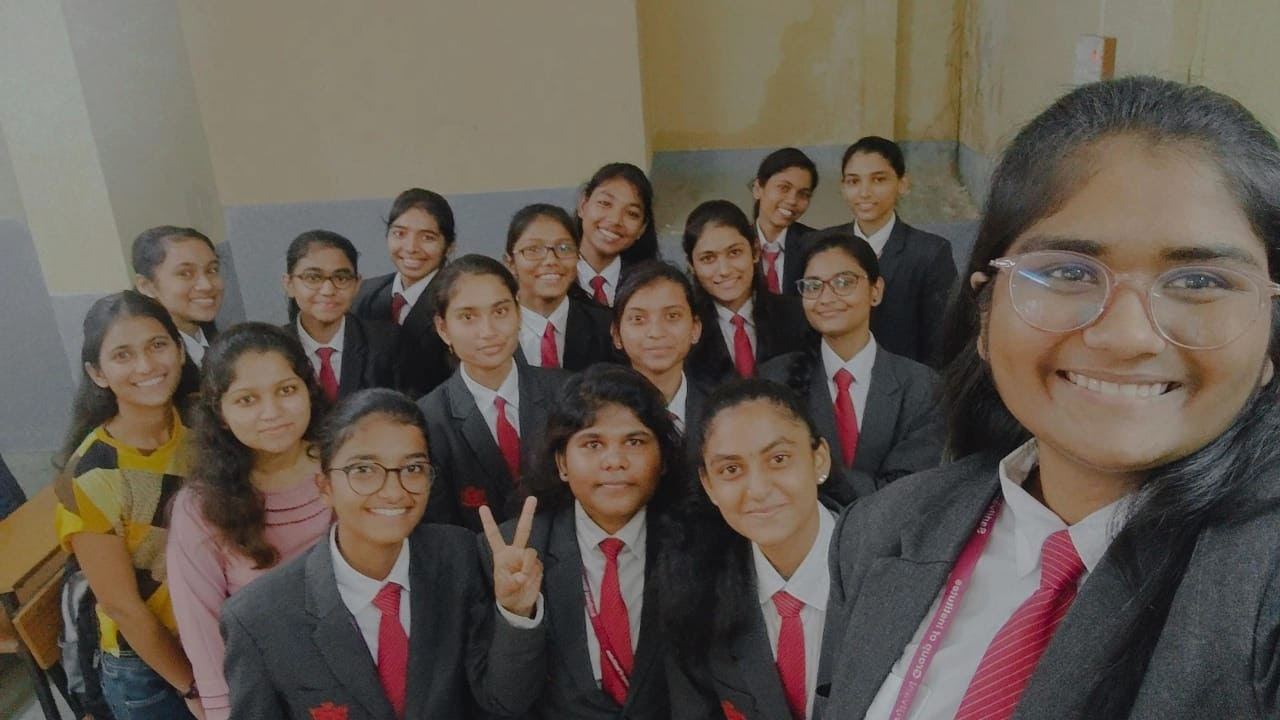
#> input picture Multi.jpg, 1280 x 720 px
$ python FD_Multi.py
#> lines starting #> are read from the running program, lines starting #| are printed output that depends on the picture; after the words box and inside, x2 and y2 are one past the last pixel; in counts of white or black regions, pixels touching at a corner belong together
#pip install opencv-python

import cv2
from random import randrange as r
#can work with only greyscale
#only use with black and white image only
#____________________________________________________________________________________


trainedData=cv2.CascadeClassifier("Face.xml")
#load dataset
#classifer to find image from face.xml
#____________________________________________________________________________________

img1=cv2.imread('Multi.jpg')
#> img1 is the input picture: shape (720, 1280, 3); mean B, G, R 80.2, 89.8, 100.1
#choose a img
#____________________________________________________________________________________

greyimg=cv2.cvtColor(img1,cv2.COLOR_BGR2GRAY)
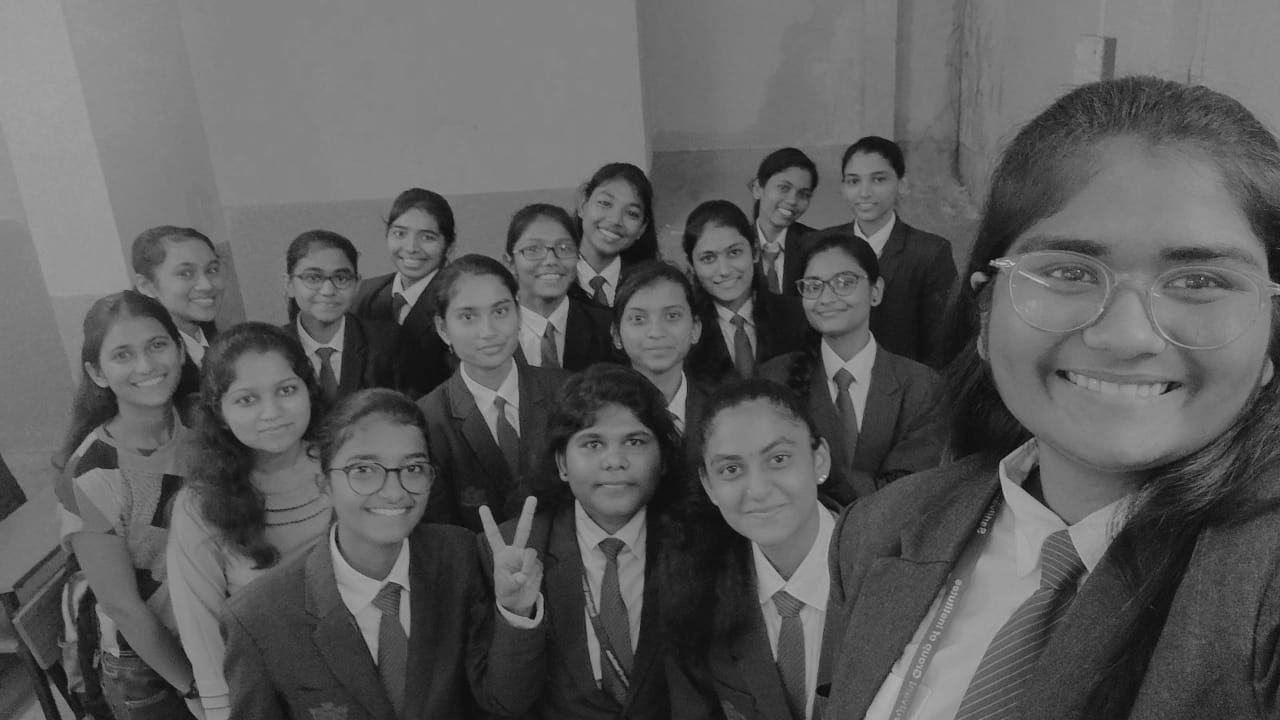
#> greyimg: shape (720, 1280); min 4, max 200, mean 91.8
#convert img to grey scale
#____________________________________________________________________________________


faceCoordinates=trainedData.detectMultiScale(greyimg)
#> faceCoordinates = 21 rows, first 6: [833, 153, 69, 69], [758, 168, 57, 57], [379, 207, 68, 68], [583, 181, 68, 68], [509, 219, 74, 74], [687, 226, 72, 72]
#detecting a faces

print(faceCoordinates)
#> (printed output is left out)
#[[281  67 286 286]
# [685 609  49  49]]
for x,y,w,h in faceCoordinates:
    cv2.rectangle(img1,(x,y),(x+w,y+h),(r(0,255),r(0,255),r(0,255)),2)
#> this loop made 21 passes
#> (x, y, w, h) on passes 1 to 12: (833, 153, 69, 69), (758, 168, 57, 57), (379, 207, 68, 68), (583, 181, 68, 68), (509, 219, 74, 74), (687, 226, 72, 72), (290, 249, 73, 73), (790, 251, 84, 84), (614, 284, 85, 85), (287, 297, 68, 68), (489, 543, 64, 64), (438, 277, 91, 91)
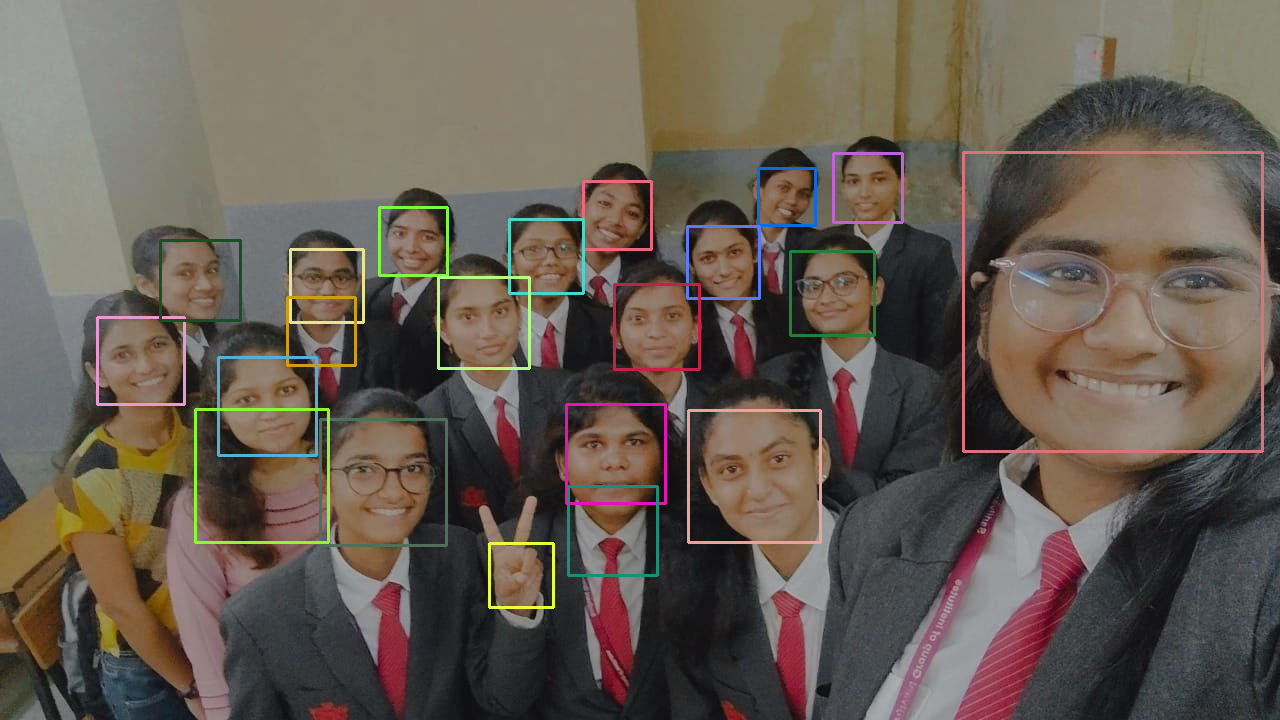
#> img1: shape (720, 1280, 3); 2.59% of pixels changed, all inside (x1, y1, x2, y2) = (96, 151, 1264, 609)

#____________________________________________________________________________________


cv2.imshow('Multiple Persons',img1)
cv2.waitKey()
#pause the img till nay key is pressed.
#show image
#____________________________________________________________________________________


print("End of Code.")
#____________________________________________________________________________________

$ run again, with DD.png saved as Multi.jpg
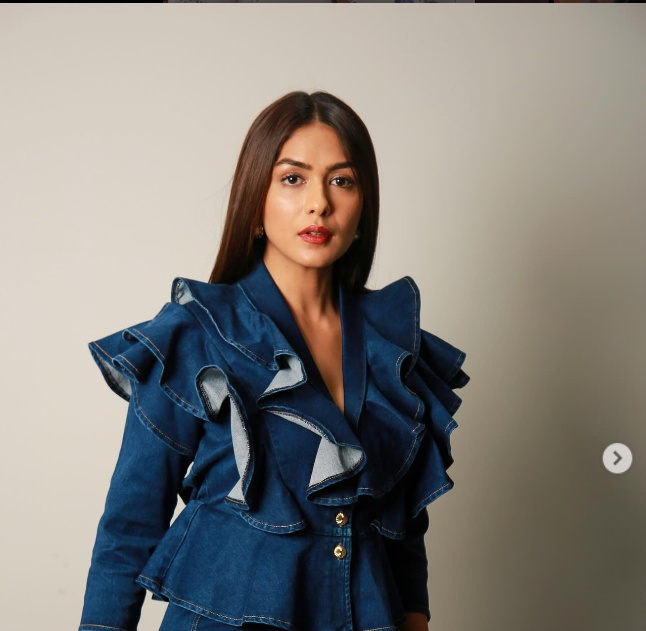
#> input picture DD.png, 646 x 631 px
#> img1 is the input picture: shape (631, 646, 3); mean B, G, R 124.3, 129.1, 132.1
#> `greyimg=cv2.cvtColor(img1,cv2.COLOR_BGR2GRAY)`:
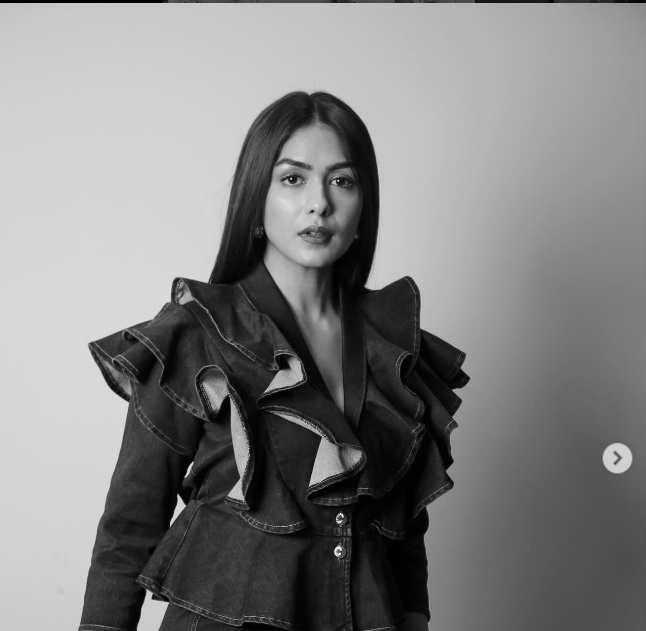
#> greyimg: shape (631, 646); min 0, max 249, mean 129.4
#> faceCoordinates = [[253, 130, 127, 127]]
#| [[253 130 127 127]]
#> the loop `for x,y,w,h in faceCoordinates:` made 1 pass
#> after the loop `for x,y,w,h in faceCoordinates:`:
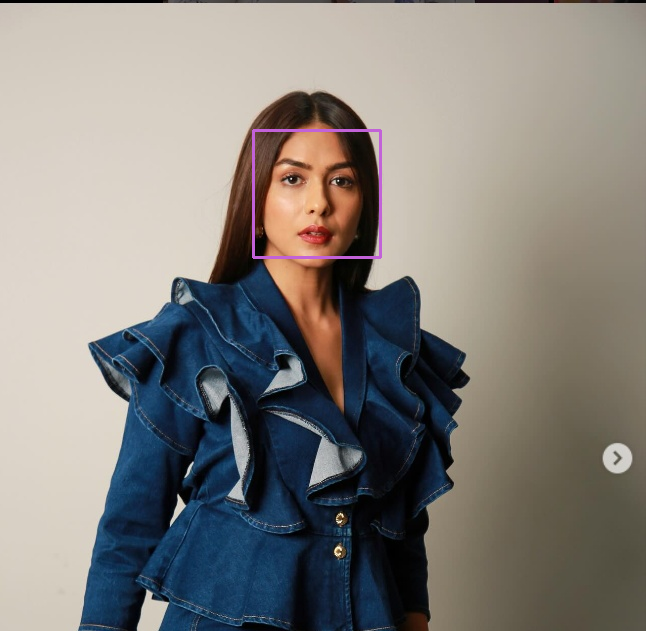
#> img1: shape (631, 646, 3); 0.37% of pixels changed, all inside (x1, y1, x2, y2) = (252, 129, 382, 259)

$ run again, with roomies.png saved as Multi.jpg
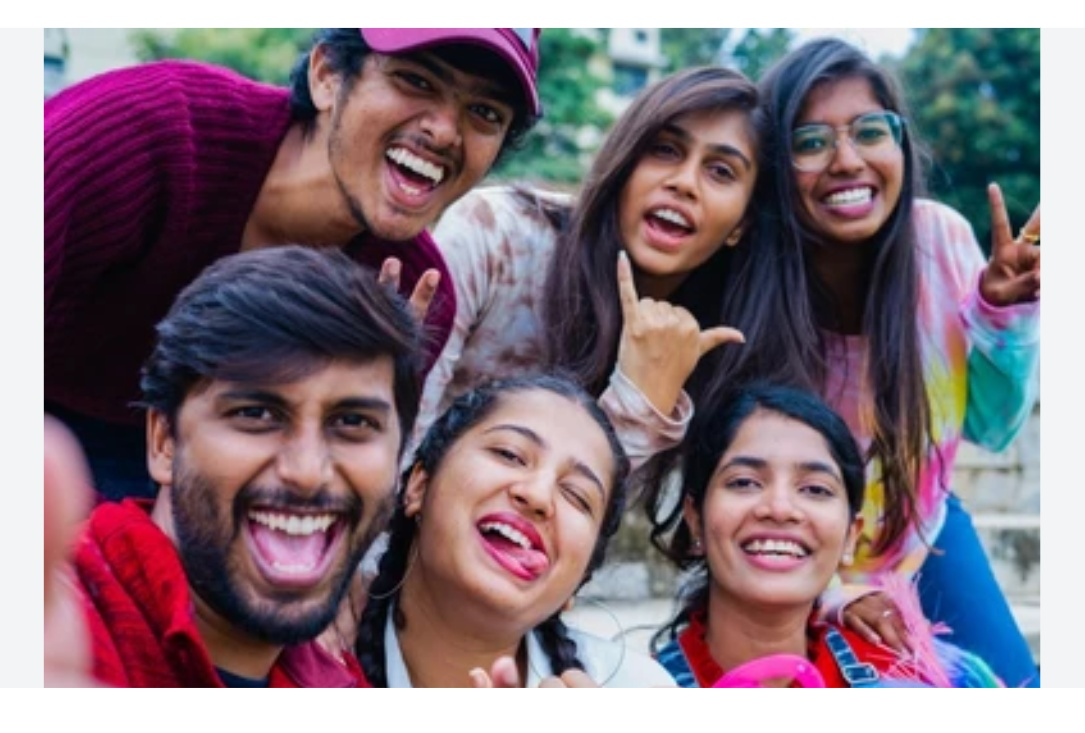
#> input picture roomies.png, 1085 x 733 px
#> img1 is the input picture: shape (733, 1085, 3); mean B, G, R 125.2, 114.8, 132.2
#> `greyimg=cv2.cvtColor(img1,cv2.COLOR_BGR2GRAY)`:
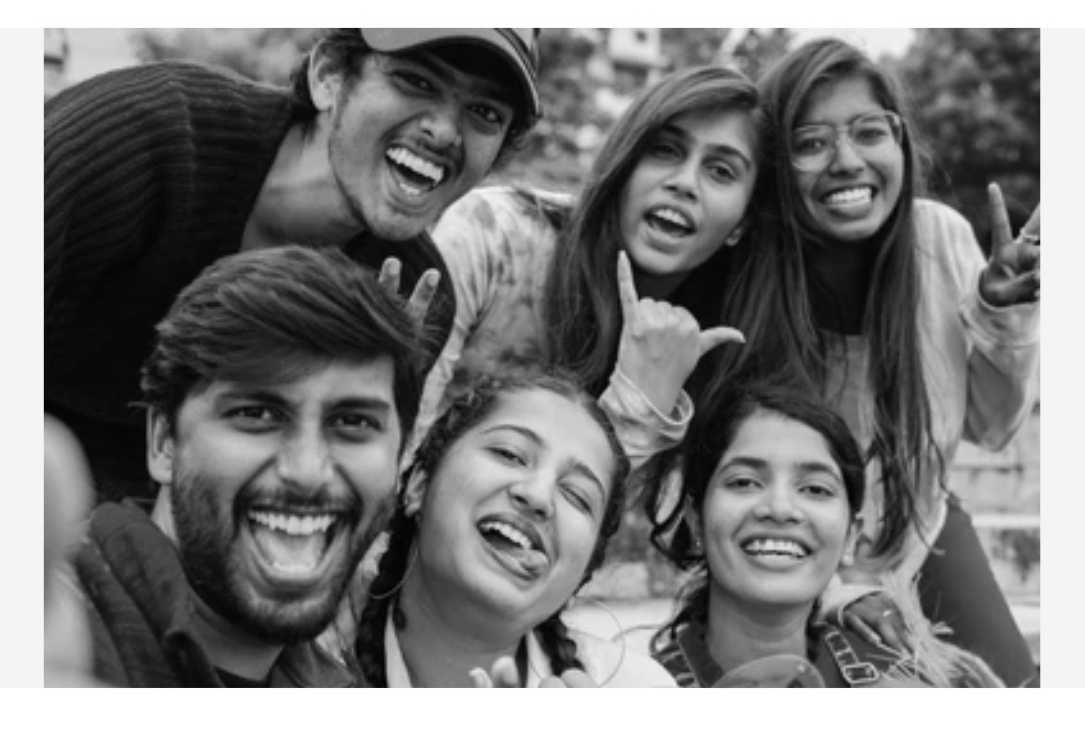
#> greyimg: shape (733, 1085); min 1, max 255, mean 121.2
#> faceCoordinates = [[493, 523, 69, 69], [942, 434, 97, 97], [775, 83, 141, 141], [574, 558, 113, 113], [692, 413, 173, 173], [602, 95, 171, 171], [169, 317, 272, 272]]
#| [[493 523  69  69]
#|  [942 434  97  97]
#|  [775  83 141 141]
#|  [574 558 113 113]
#|  [692 413 173 173]
#|  [602  95 171 171]
#> (further printed lines are left out)
#> the loop `for x,y,w,h in faceCoordinates:` made 7 passes
#> after the loop `for x,y,w,h in faceCoordinates:`:
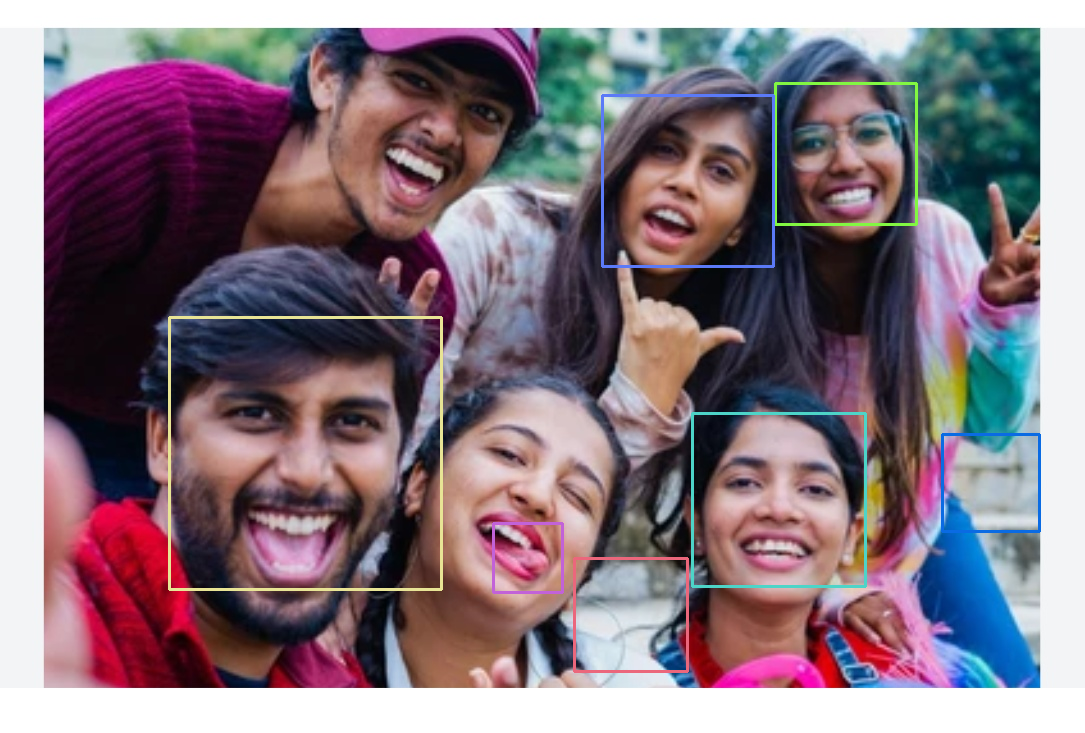
#> img1: shape (733, 1085, 3); 1.54% of pixels changed, all inside (x1, y1, x2, y2) = (168, 82, 1041, 673)
